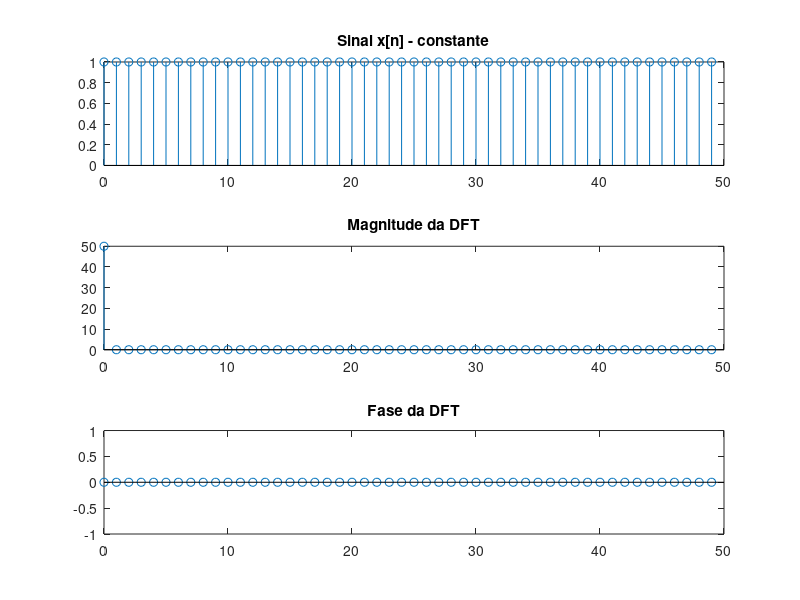

The MATLAB source for this figure:
N=50;
n=0:N-1;
x=ones(1,N);
figure(2)
subplot(311);
stem(n,x)
title('Sinal x[n] - constante');
k=0:N-1;
X=fft(x,N);
subplot(312);
stem(k,abs(X))
title('Magnitude da DFT');
subplot(313);
stem(k,angle(X))
title('Fase da DFT');
